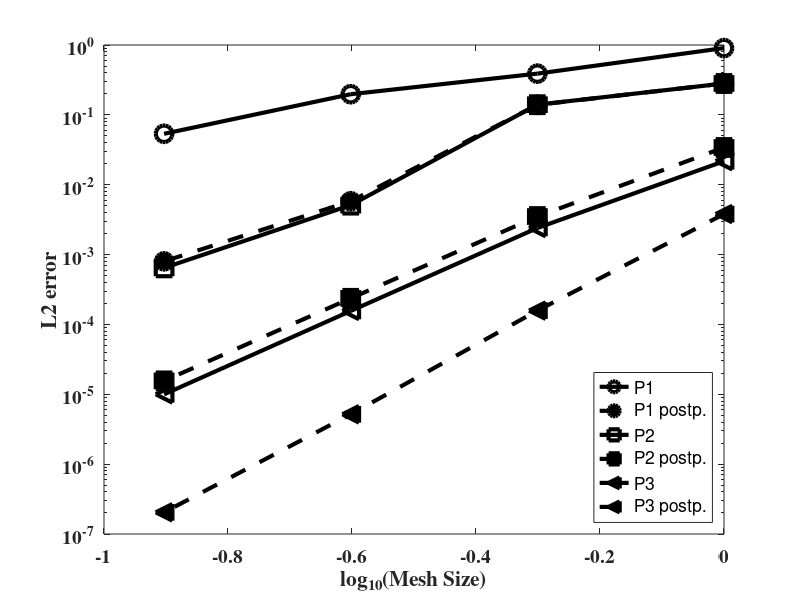

Here is the MATLAB script that generated this plot:

function convergencePlots2

%% Stokes convergence discnt  

errors=[ 0.9040    0.3892    0.1975    0.0536
        0.2811  0.1398   0.0051  6.4508e-04
         0.0217   0.0024  1.5592e-04   9.9888e-06 ] ;



errorspost=[ 0.2813    0.1392    0.0058    0.0008
           0.0341   0.0035   2.3644e-04   1.5557e-05
             0.0038  1.5763e-04  5.1704e-06   2.0426e-07 ];

         
         
%hs = 2./[2 4 8 16];
hs = 0.5.^[0 1 2 3];
lerrors = log10(errors);
lerrorspost = log10(errorspost);
lhs = log10(hs);

figure
x0=10;
y0=10;
width=500;
height=400;
set(gcf,'units','points','position',[x0,y0,width,height])
ylim([1e-8 1])


semilogy(lhs (1,:),errors(1,:),'-ko','LineWidth',3,'MarkerSize',12)
hold on
semilogy(lhs (1,:),errorspost(1,:),'--ko','LineWidth',3,'MarkerEdgeColor','k','MarkerFaceColor','k','MarkerSize',12)
hold on


semilogy(lhs (1,:),errors(2,:),'-ks','LineWidth',3,'MarkerSize',12)
hold on
semilogy(lhs (1,:),errorspost(2,:),'--ks','LineWidth',3,'MarkerEdgeColor','k','MarkerFaceColor','k','MarkerSize',12)
hold on


semilogy(lhs (1,:),errors(3,:),'-k<','LineWidth',3,'MarkerSize',12)
hold on
semilogy(lhs (1,:),errorspost(3,:),'--k<','LineWidth',3,'MarkerEdgeColor','k','MarkerFaceColor','k','MarkerSize',12)
hold on


% semilogy(lhs (1,:),errors(4,:),'-md','LineWidth',3,'MarkerSize',12)
% hold on
% semilogy(lhs (1,:),errorspost(4,:),'--md','LineWidth',3,'MarkerEdgeColor','m','MarkerFaceColor','m','MarkerSize',12)
% hold on

[h]=legend('P1','P1 postp.','P2','P2 postp.','P3','P3 postp.','Location','southeast');
%[h]=legend('P2','P2 postp.','P3','P3 postp.','P4','P4 postp.','Location','southeast');
%h=findobj(ax,'type','axis');
%set(h(1), 'visible', 'off')    % Hides the legend's axes (legend border and background)
%set(h,'PlotBoxAspectRatioMode','manual');
%set(h,'PlotBoxAspectRatio',[1 0.8 1]);
set(h,'FontSize',20)
%set(icons,'FontSize',30)
%set(str,'FontSize',30)
xlabel('log_{10}(Mesh Size)','FontSize',20,'fontname','times','fontweight','bold'), ylabel('L2 error','FontSize',20,'fontname','times','fontweight','bold')
set(gca,'fontsize',14,'fontweight','bold')
set(gca,'fontname','times')
%title('HDG','FontSize',15)
%legend boxoff 

p1slope1=(log10(errors(1,1))-log10(errors(1,2)))/(log10(0.5^1)-log10(0.5^2))
p1slope2=(log10(errors(1,2))-log10(errors(1,3)))/(log10(0.5^2)-log10(0.5^3))
p1slope3=(log10(errors(1,3))-log10(errors(1,4)))/(log10(0.5^3)-log10(0.5^4))

p2slope1=(log10(errors(2,1))-log10(errors(2,2)))/(log10(0.5^1)-log10(0.5^2))
p2slope2=(log10(errors(2,2))-log10(errors(2,3)))/(log10(0.5^2)-log10(0.5^3))
p2slope3=(log10(errors(2,3))-log10(errors(2,4)))/(log10(0.5^3)-log10(0.5^4))

p3slope1=(log10(errors(3,1))-log10(errors(3,2)))/(log10(0.5^1)-log10(0.5^2))
p3slope2=(log10(errors(3,2))-log10(errors(3,3)))/(log10(0.5^2)-log10(0.5^3))
p3slope3=(log10(errors(3,3))-log10(errors(3,4)))/(log10(0.5^3)-log10(0.5^4))

% p4slope1=(log10(errors(4,1))-log10(errors(4,2)))/(log10(0.5^1)-log10(0.5^2))
% p4slope2=(log10(errors(4,2))-log10(errors(4,3)))/(log10(0.5^2)-log10(0.5^3))
% p4slope3=(log10(errors(4,3))-log10(errors(4,4)))/(log10(0.5^3)-log10(0.5^4))


p1postslope1=(log10(errorspost(1,1))-log10(errorspost(1,2)))/(log10(0.5^1)-log10(0.5^2))
p1postslope2=(log10(errorspost(1,2))-log10(errorspost(1,3)))/(log10(0.5^2)-log10(0.5^3))
p1postslope3=(log10(errorspost(1,3))-log10(errorspost(1,4)))/(log10(0.5^3)-log10(0.5^4))

p2postslope1=(log10(errorspost(2,1))-log10(errorspost(2,2)))/(log10(0.5^1)-log10(0.5^2))
p2postslope2=(log10(errorspost(2,2))-log10(errorspost(2,3)))/(log10(0.5^2)-log10(0.5^3))
p2postslope3=(log10(errorspost(2,3))-log10(errorspost(2,4)))/(log10(0.5^3)-log10(0.5^4))

p3postslope1=(log10(errorspost(3,1))-log10(errorspost(3,2)))/(log10(0.5^1)-log10(0.5^2))
p3postslope2=(log10(errorspost(3,2))-log10(errorspost(3,3)))/(log10(0.5^2)-log10(0.5^3))
p3postslope3=(log10(errorspost(3,3))-log10(errorspost(3,4)))/(log10(0.5^3)-log10(0.5^4))

% p4postslope1=(log10(errorspost(4,1))-log10(errorspost(4,2)))/(log10(0.5^1)-log10(0.5^2))
% p4postslope2=(log10(errorspost(4,2))-log10(errorspost(4,3)))/(log10(0.5^2)-log10(0.5^3))
% p4postslope3=(log10(errorspost(4,3))-log10(errorspost(4,4)))/(log10(0.5^3)-log10(0.5^4))


% % hs = 0.5.^[3 4 5];
% % lhs = log10(hs);
% % figure (20)
% % 
% % semilogy(lhs (1,:),errors(1,:),'-ko','LineWidth',1)
% % hold on
% % semilogy(lhs (1,:),errors(2,:),'-k>','LineWidth',1)
% % hold on
% % semilogy(lhs (1,:),errors(3,:),'-ks','LineWidth',1)
% % 
% % semilogy(lhs (1,:),errorspost(1,:),'--ko','LineWidth',1)
% % hold on
% % semilogy(lhs (1,:),errorspost(2,:),'--k>','LineWidth',1)
% % hold on
% % semilogy(lhs (1,:),errorspost(3,:),'--ks','LineWidth',1)
% % 
% % legend('P2','P3','P4','P2 postprocesed','P3 postprocesed','P4 postprocesed')
% % xlabel('log_{10}(h)(Mesh Size)'), ylabel('L2 error')
% % title('Convergence Adapted HDG')




% % slopesFirstSegment = (lerrorspost(end,:)-lerrorspost(end-1,:))/(lhs(end)-lhs(end-1));
% % slopesSecondSegment = (lerrorspost(end-1,:)-lerrorspost(end-2,:))/(lhs(end-1)-lhs(end-2));
% %  SlopeTriangles (lhs,lerrorspost,slopesFirstSegment);
% %  
 